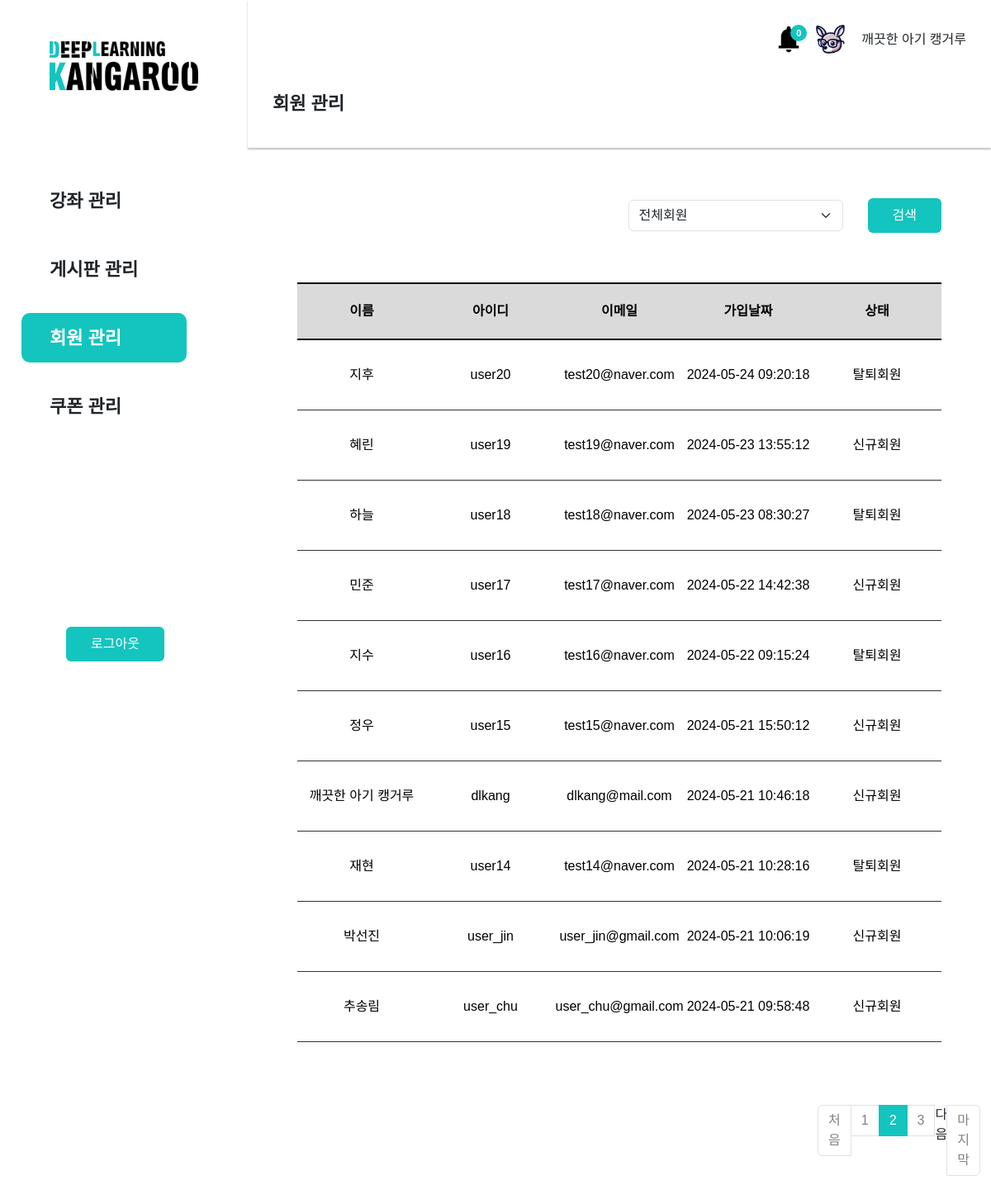
The page /admin/member/member_list.php?pageNumber=2 on the database as committed earlier.
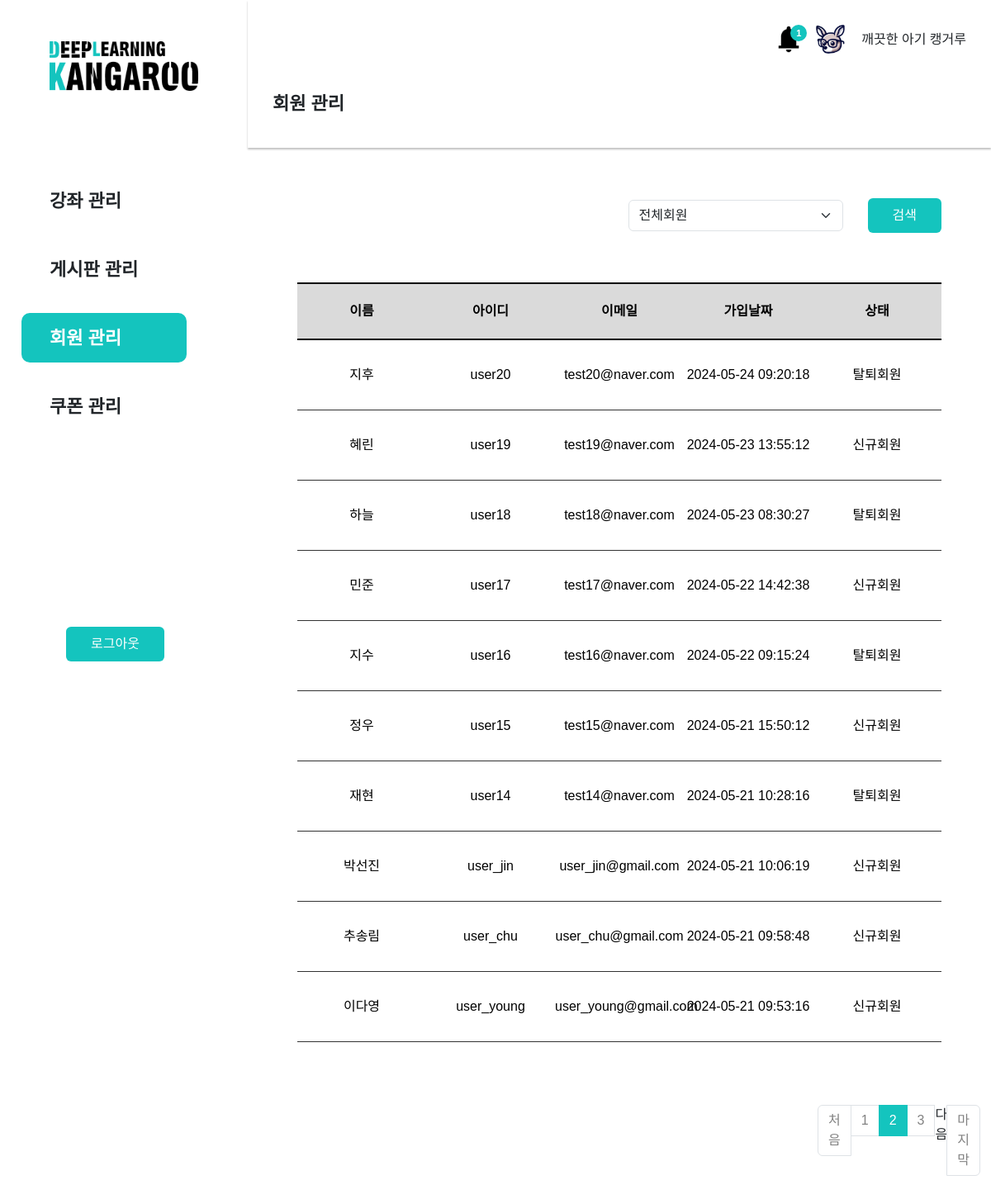
The same page on the database as committed later.
### tables this page shows
CREATE TABLE `members` (
  `mid` int(11) NOT NULL,
  `userid` varchar(145) DEFAULT NULL,
  `email` varchar(245) DEFAULT NULL,
  `username` varchar(145) DEFAULT NULL,
  `passwd` varchar(200) DEFAULT NULL,
  `regdate` datetime DEFAULT current_timestamp(),
  `status` int(11) NOT NULL
);

### admin/pagination.php (called while the page is built, shortened)
<?php
$cntsql = "SELECT COUNT(*) AS cnt FROM $paginationTarget where 1=1";
$cntsql .= $search_where;
$cntresult = $mysqli->query($cntsql);
$cntrow = $cntresult->fetch_object();
$count = $cntrow -> cnt;
$pageNumber = $_GET['pageNumber'] ?? 1;
$pageCount = $_GET['pageCount'] ?? 10;
$startLimit = ($pageNumber -1)*$pageCount;
$endLimit = $pageCount ;
$block_ct = 3;
$block_num = ceil($pageNumber/$block_ct);
$block_start = (($block_num - 1) * $block_ct) + 1;
$block_end = $block_start + $block_ct - 1;
$total_page = ceil($count / $pageCount);
$total_block = ceil($total_page/$block_ct);

### admin/member/member_list.php (the view, shortened to what this page needs)
<?php
$title = '회원 관리';
$css1 = '<link rel="stylesheet" href="../../css/member.css">';
include_once $_SERVER['DOCUMENT_ROOT'] . '/clean_kangaroo/admin/dbcon.php';
include_once $_SERVER['DOCUMENT_ROOT'] . '/clean_kangaroo/admin/header.php';
$search_where = "";
$paginationTarget = 'members';
include_once $_SERVER['DOCUMENT_ROOT'] . '/clean_kangaroo/admin/pagination.php';
$sql = "SELECT * FROM members where 1=1";
$sql .= $search_where;
$order = " order by regdate desc";
$sql .= $order;
$limit = " LIMIT $startLimit, $endLimit";
$sql .= $limit;
$result = $mysqli->query($sql);
while ($rs = $result->fetch_object()) {
  $rsArr[] = $rs;
}
?>
<body>
  <div class="board_container grid">
    <form action="" id="">
      <div class="board_category df aic">
        <div class="select_wrap">
          <select class="form-select" aria-label="" id="" name="status">
            <option value="" selected>전체회원</option>
          </select>
        </div>
        <div class="search_wrap df">
          <button class="primary_btn">검색</button>
        </div>
      </div>
    </form>
    <table class="table">
      <thead>
        <tr>
          <th scope="col">이름</th>
          <th scope="col">아이디</th>
          <th scope="col">이메일</th>
          <th scope="col">가입날짜</th>
          <th scope="col">상태</th>
        </tr>
      </thead>
      <tbody>
      <?php
          if(isset($rsArr)){
            foreach($rsArr as $ra){
          ?>
        <tr>
          <td><?=$ra->username?></td>
          <td><?=$ra->userid?></td>
          <td><?=$ra->email?></td>
          <td><?=$ra->regdate?></td>
          <td><?php if($ra->status == 0){echo '신규회원';}else{echo '탈퇴회원';}?></td>
        </tr>
      <?php
            }
          }
        ?>
      </tbody>
    </table>
    <div class="nav_wrap df aic">
        <nav aria-label="">
        <ul class="pagination">
         <?php
        if($pageNumber > 1){
          echo "<li class=\"page-item\"><a href=\"member_list.php?pageNumber=1\" class=\"page-link\" >처음</a></li>";
        }
          for($i=$block_start;$i<=$block_end;$i++){
            if($i == $pageNumber){
              echo "<li class=\"page-item active\"><a href=\"member_list.php?pageNumber=$i\" class=\"page-link\">$i</a></li>";
            }else{
              echo "<li class=\"page-item\"><a href=\"member_list.php?pageNumber=$i\" class=\"page-link\">$i</a></li>";
            }
          }
          if($pageNumber < $total_page){
            if($total_block > $block_num){
              $next = $block_num * $block_ct + 1;
              echo "<li class=\"page-item\"><a href=\"member_list.php?pageNumber=$next\" class=\"page-item\">다음</a></li>";
            }
            echo "<li class=\"page-item\"><a href=\"member_list.php?pageNumber=$total_page\" class=\"page-link\">마지막</a></li>";
          }
        ?>
      </ul>
        </nav>
    </div>
  </div>
  <?php
include_once $_SERVER['DOCUMENT_ROOT'] . '/clean_kangaroo/admin/footer.php';
?>

### admin/header.php (shortened to what this page needs)
<?php
$sql = "SELECT COUNT(*) AS cnt FROM qna_board WHERE status = 0";
$result = $mysqli->query($sql);
$row = $result->fetch_object();
?>
<!DOCTYPE html>
<html lang="en">
  <head>
    <link rel="stylesheet" href="https://cdnjs.cloudflare.com/ajax/libs/bootstrap/5.3.3/css/bootstrap.min.css" />
    <link rel="stylesheet" href="//code.jquery.com/ui/1.13.2/themes/base/jquery-ui.css">
    <link rel="stylesheet" href="/clean_kangaroo/css/common.css">
    <?= $css1 ?? ''?>
  </head>
  <header id="header">
    <div class="hd_container">
      <h1 class="logo">
        <a href="/clean_kangaroo/admin/dashboard/dashboard.php"><img src="/clean_kangaroo/images/admin_header_logo.png" alt=""></a>
      </h1>
        <ul class="gnb_wrap df">
          <li><a href="/clean_kangaroo/admin/lecture/lecture_list.php" class="body1b">강좌 관리</a></li>
          <li><a href="/clean_kangaroo/admin/notice/notice_list.php" class="body1b">게시판 관리</a></li>
          <li><a href="/clean_kangaroo/admin/member/member_list.php" class="body1b">회원 관리</a></li>
          <li><a href="/clean_kangaroo/admin/coupon/coupon_list.php" class="body1b">쿠폰 관리</a></li>
        </ul>
      <a href="/clean_kangaroo/admin/login/logout.php"><button class="logout_btn primary_btn">로그아웃</button></a>
    </div>
    <div class="common_main_tit">
      <div class="admin_wrap df aic">
        <a href="/clean_kangaroo/admin/q&a/q&a_list.php" class="bell">
          <img src="/clean_kangaroo/images/bell_Vector.png" alt="">
          <span class="qna_quantity"><?=$row->cnt?></span>
        </a>
        <span class="kang"><img src="/clean_kangaroo/images/popup_kang_btn.png" alt=""></span>
        <span>깨끗한 아기 캥거루</span>
      </div>
      <h4 class="body1b"><?= $title ?? ''; ?></h4>
    </div>
  </header>

### admin/footer.php (shortened to what this page needs)
</body>
</html>

### css/common.css (style rules this page uses)
:root { --font-size: 16px; --font-bold:700; --black: #000; --white: #fff; --body-l:calc(var(--font-size) + 6px); --body-sl:calc(var(--font-size) + 4px); --body-m:calc(var(--font-size) + 2px); --body-s:calc(var(--font-size) - 2px); }
body { --C-primary: #14C4BE; --C-secondary: #FF861E; --C-black: #000; --C-white: #fff; --C-hover: #0E8A85; --C-active: #5AD6D1; --C-disable: #BDBDBD; --C-gray: #333; }
body { font-family: 'SUIT', sans-serif; padding-left: 300px; padding-top: 180px; overflow-x: hidden; }
.grid { padding: 60px 60px; box-sizing: border-box; }
.df { display: flex; }
.aic { align-items: center; }
h1 { font-size: 50px; font-weight: bold; font-family: 'SUIT', sans-serif; font-size: var(--font-size); line-height: 1.4; font-weight: 400; }
.h1, .h2, .h3, .h4, .body1b, .body2b, .body3b, .body4b, .body5b { font-weight: var(--font-bold); }
.body1b { font-size: var(--body-l); }
.primary_btn { display: inline-block; background: var(--C-primary); border-radius: 6px; text-align: center; line-height: 22.4px; font-size: 16px; color: #fff; padding: 10px 30px; text-transform: capitalize; font-family: 'SUIT', sans-serif; cursor: pointer; transition: 0.2s; }
.page-link, .page-link:hover { color:#828282; }
.active>.page-link, .page-link.active { background-color: var(--C-primary); border-color: var(--C-primary); color:white; }
.hd_container { width: 300px; height: 100vh; padding: 50px 60px; position: fixed; left: 0; top: 0; z-index: 1000; }
.logo img { height: 60px; }
.gnb_wrap { flex-direction: column; gap: 50px; padding-top: 117px; }
.logout_btn { margin-top: 250px; margin-left: 20px; }
.gnb_wrap .active { color: var(--C-white); position: relative; }
.gnb_wrap .active:after { content: ''; background: var(--C-primary); position: absolute; left: -34px; top: -14px; width: 200px; height: 60px; border-radius: 10px; z-index: -1; }
.common_main_tit { width: calc(100% - 300px); padding: 0 30px; position: absolute; top: 0; right: 0; box-shadow: 0 2px 2px rgba(0, 0, 0, .25); }
.common_main_tit .body1b { padding: 48px 0 40px 0; }
.admin_wrap { gap:20px; justify-content: right; padding-top: 30px; }
.admin_wrap .bell { width: 26px; position: relative; }
.admin_wrap .kang img { width: 35px; }
.qna_quantity { background-color: var(--C-primary); border-radius: 50%; color: #fff; font-size: 11px; line-height: 20px; position: absolute; left: 15px; top: -1px; text-align: center; width: 20px; z-index: 2; font-weight: 600; }
.board_category { justify-content: space-between; padding-bottom: 60px; }
.form-select { width: 260px; }
.select_wrap { width: 260px; }
.table>thead th { height: 70px; background: #dadada; border-top: 2px solid #000; border-bottom: 2px solid #000; }
.table>tbody tr td { border-bottom: 1px solid var(--C-gray); padding: 0; padding: 30px 0; }
.pagination { padding-left: 630px; }
.nav_wrap { padding-top: 60px; gap: 476px; }
.search_wrap { gap: 10px; }

### css/member.css (style rules this page uses)
.board_category { gap: 30px; justify-content: right; }

Rows that differ between the two databases and show on the page:
removed members: username "깨끗한 아기 캥거루", userid "dlkang", email "dlkang@mail.com", regdate "2024-05-21 10:46:18", status "신규회원"
now on this page (row unchanged): members: username "이다영", userid "user_young", email "user_young@gmail.com", regdate "2024-05-21 09:53:16", status "신규회원"
Other text that changed with them:
$row->cnt: "0" → "1"
